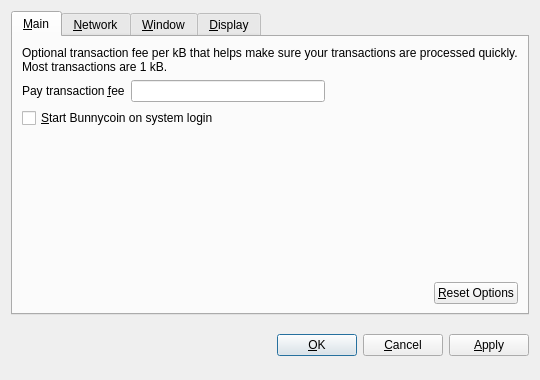
<?xml version="1.0" encoding="UTF-8"?>
<ui version="4.0">
 <class>OptionsDialog</class>
 <widget class="QDialog" name="OptionsDialog">
  <property name="geometry">
   <rect>
    <x>0</x>
    <y>0</y>
    <width>540</width>
    <height>380</height>
   </rect>
  </property>
  <property name="windowTitle">
   <string>Options</string>
  </property>
  <property name="modal">
   <bool>true</bool>
  </property>
  <layout class="QVBoxLayout" name="verticalLayout">
   <item>
    <widget class="QTabWidget" name="tabWidget">
     <property name="tabPosition">
      <enum>QTabWidget::North</enum>
     </property>
     <property name="currentIndex">
      <number>0</number>
     </property>
     <widget class="QWidget" name="tabMain">
      <attribute name="title">
       <string>&amp;Main</string>
      </attribute>
      <layout class="QVBoxLayout" name="verticalLayout_Main">
       <item>
        <widget class="QLabel" name="transactionFeeInfoLabel">
         <property name="text">
          <string>Optional transaction fee per kB that helps make sure your transactions are processed quickly. Most transactions are 1 kB.</string>
         </property>
         <property name="textFormat">
          <enum>Qt::PlainText</enum>
         </property>
         <property name="wordWrap">
          <bool>true</bool>
         </property>
        </widget>
       </item>
       <item>
        <layout class="QHBoxLayout" name="horizontalLayout_1_Main">
         <item>
          <widget class="QLabel" name="transactionFeeLabel">
           <property name="text">
            <string>Pay transaction &amp;fee</string>
           </property>
           <property name="textFormat">
            <enum>Qt::PlainText</enum>
           </property>
           <property name="buddy">
            <cstring>transactionFee</cstring>
           </property>
          </widget>
         </item>
         <item>
          <widget class="BitcoinAmountField" name="transactionFee"/>
         </item>
         <item>
          <spacer name="horizontalSpacer_1_Main">
           <property name="orientation">
            <enum>Qt::Horizontal</enum>
           </property>
           <property name="sizeHint" stdset="0">
            <size>
             <width>40</width>
             <height>20</height>
            </size>
           </property>
          </spacer>
         </item>
        </layout>
       </item>
       <item>
        <widget class="QCheckBox" name="bitcoinAtStartup">
         <property name="toolTip">
          <string>Automatically start Bunnycoin after logging in to the system.</string>
         </property>
         <property name="text">
          <string>&amp;Start Bunnycoin on system login</string>
         </property>
        </widget>
       </item>
       <item>
        <spacer name="verticalSpacer_Main">
         <property name="orientation">
          <enum>Qt::Vertical</enum>
         </property>
         <property name="sizeHint" stdset="0">
          <size>
           <width>20</width>
           <height>40</height>
          </size>
         </property>
        </spacer>
       </item>
       <item>
        <layout class="QHBoxLayout" name="horizontalLayout_2_Main">
         <item>
          <spacer name="horizontalSpacer_2_Main">
           <property name="orientation">
            <enum>Qt::Horizontal</enum>
           </property>
           <property name="sizeHint" stdset="0">
            <size>
             <width>40</width>
             <height>20</height>
            </size>
           </property>
          </spacer>
         </item>
         <item>
          <widget class="QPushButton" name="resetButton">
           <property name="toolTip">
            <string>Reset all client options to default.</string>
           </property>
           <property name="text">
            <string>&amp;Reset Options</string>
           </property>
           <property name="autoDefault">
            <bool>false</bool>
           </property>
          </widget>
         </item>
        </layout>
       </item>
      </layout>
     </widget>
     <widget class="QWidget" name="tabNetwork">
      <attribute name="title">
       <string>&amp;Network</string>
      </attribute>
      <layout class="QVBoxLayout" name="verticalLayout_Network">
       <item>
        <widget class="QCheckBox" name="mapPortUpnp">
         <property name="toolTip">
          <string>Automatically open the Bunnycoin client port on the router. This only works when your router supports UPnP and it is enabled.</string>
         </property>
         <property name="text">
          <string>Map port using &amp;UPnP</string>
         </property>
        </widget>
       </item>
       <item>
        <widget class="QCheckBox" name="connectSocks">
         <property name="toolTip">
          <string>Connect to the Bunnycoin network through a SOCKS proxy (e.g. when connecting through Tor).</string>
         </property>
         <property name="text">
          <string>&amp;Connect through SOCKS proxy:</string>
         </property>
        </widget>
       </item>
       <item>
        <layout class="QHBoxLayout" name="horizontalLayout_Network">
         <item>
          <widget class="QLabel" name="proxyIpLabel">
           <property name="text">
            <string>Proxy &amp;IP:</string>
           </property>
           <property name="textFormat">
            <enum>Qt::PlainText</enum>
           </property>
           <property name="buddy">
            <cstring>proxyIp</cstring>
           </property>
          </widget>
         </item>
         <item>
          <widget class="QValidatedLineEdit" name="proxyIp">
           <property name="maximumSize">
            <size>
             <width>140</width>
             <height>16777215</height>
            </size>
           </property>
           <property name="toolTip">
            <string>IP address of the proxy (e.g. 127.0.0.1)</string>
           </property>
          </widget>
         </item>
         <item>
          <widget class="QLabel" name="proxyPortLabel">
           <property name="text">
            <string>&amp;Port:</string>
           </property>
           <property name="textFormat">
            <enum>Qt::PlainText</enum>
           </property>
           <property name="buddy">
            <cstring>proxyPort</cstring>
           </property>
          </widget>
         </item>
         <item>
          <widget class="QLineEdit" name="proxyPort">
           <property name="maximumSize">
            <size>
             <width>55</width>
             <height>16777215</height>
            </size>
           </property>
           <property name="toolTip">
            <string>Port of the proxy (e.g. 9050)</string>
           </property>
          </widget>
         </item>
         <item>
          <widget class="QLabel" name="socksVersionLabel">
           <property name="text">
            <string>SOCKS &amp;Version:</string>
           </property>
           <property name="textFormat">
            <enum>Qt::PlainText</enum>
           </property>
           <property name="buddy">
            <cstring>socksVersion</cstring>
           </property>
          </widget>
         </item>
         <item>
          <widget class="QValueComboBox" name="socksVersion">
           <property name="toolTip">
            <string>SOCKS version of the proxy (e.g. 5)</string>
           </property>
          </widget>
         </item>
         <item>
          <spacer name="horizontalSpacer_Network">
           <property name="orientation">
            <enum>Qt::Horizontal</enum>
           </property>
           <property name="sizeHint" stdset="0">
            <size>
             <width>40</width>
             <height>20</height>
            </size>
           </property>
          </spacer>
         </item>
        </layout>
       </item>
       <item>
        <spacer name="verticalSpacer_Network">
         <property name="orientation">
          <enum>Qt::Vertical</enum>
         </property>
         <property name="sizeHint" stdset="0">
          <size>
           <width>20</width>
           <height>40</height>
          </size>
         </property>
        </spacer>
       </item>
      </layout>
     </widget>
     <widget class="QWidget" name="tabWindow">
      <attribute name="title">
       <string>&amp;Window</string>
      </attribute>
      <layout class="QVBoxLayout" name="verticalLayout_Window">
       <item>
        <widget class="QCheckBox" name="minimizeToTray">
         <property name="toolTip">
          <string>Show only a tray icon after minimizing the window.</string>
         </property>
         <property name="text">
          <string>&amp;Minimize to the tray instead of the taskbar</string>
         </property>
        </widget>
       </item>
       <item>
        <widget class="QCheckBox" name="minimizeOnClose">
         <property name="toolTip">
          <string>Minimize instead of exit the application when the window is closed. When this option is enabled, the application will be closed only after selecting Quit in the menu.</string>
         </property>
         <property name="text">
          <string>M&amp;inimize on close</string>
         </property>
        </widget>
       </item>
       <item>
        <spacer name="verticalSpacer_Window">
         <property name="orientation">
          <enum>Qt::Vertical</enum>
         </property>
         <property name="sizeHint" stdset="0">
          <size>
           <width>20</width>
           <height>40</height>
          </size>
         </property>
        </spacer>
       </item>
      </layout>
     </widget>
     <widget class="QWidget" name="tabDisplay">
      <attribute name="title">
       <string>&amp;Display</string>
      </attribute>
      <layout class="QVBoxLayout" name="verticalLayout_Display">
       <item>
        <layout class="QHBoxLayout" name="horizontalLayout_1_Display">
         <item>
          <widget class="QLabel" name="langLabel">
           <property name="text">
            <string>User Interface &amp;language:</string>
           </property>
           <property name="textFormat">
            <enum>Qt::PlainText</enum>
           </property>
           <property name="buddy">
            <cstring>lang</cstring>
           </property>
          </widget>
         </item>
         <item>
          <widget class="QValueComboBox" name="lang">
           <property name="toolTip">
            <string>The user interface language can be set here. This setting will take effect after restarting Bunnycoin.</string>
           </property>
          </widget>
         </item>
        </layout>
       </item>
       <item>
        <layout class="QHBoxLayout" name="horizontalLayout_2_Display">
         <item>
          <widget class="QLabel" name="unitLabel">
           <property name="text">
            <string>&amp;Unit to show amounts in:</string>
           </property>
           <property name="textFormat">
            <enum>Qt::PlainText</enum>
           </property>
           <property name="buddy">
            <cstring>unit</cstring>
           </property>
          </widget>
         </item>
         <item>
          <widget class="QValueComboBox" name="unit">
           <property name="toolTip">
            <string>Choose the default subdivision unit to show in the interface and when sending coins.</string>
           </property>
          </widget>
         </item>
        </layout>
       </item>
       <item>
        <widget class="QCheckBox" name="displayAddresses">
         <property name="toolTip">
          <string>Whether to show Bunnycoin addresses in the transaction list or not.</string>
         </property>
         <property name="text">
          <string>&amp;Display addresses in transaction list</string>
         </property>
        </widget>
       </item>
       <item>
        <widget class="QCheckBox" name="coinControlFeatures">
         <property name="toolTip">
          <string>Whether to show coin control features or not.</string>
         </property>
         <property name="text">
          <string>Display coin &amp;control features (experts only!)</string>
         </property>
        </widget>
       </item>
       <item>
        <spacer name="verticalSpacer_Display">
         <property name="orientation">
          <enum>Qt::Vertical</enum>
         </property>
         <property name="sizeHint" stdset="0">
          <size>
           <width>20</width>
           <height>40</height>
          </size>
         </property>
        </spacer>
       </item>
      </layout>
     </widget>
    </widget>
   </item>
   <item>
    <layout class="QHBoxLayout" name="horizontalLayout_Buttons">
     <item>
      <spacer name="horizontalSpacer_1">
       <property name="orientation">
        <enum>Qt::Horizontal</enum>
       </property>
       <property name="sizeHint" stdset="0">
        <size>
         <width>40</width>
         <height>48</height>
        </size>
       </property>
      </spacer>
     </item>
     <item>
      <widget class="QLabel" name="statusLabel">
       <property name="font">
        <font>
         <weight>75</weight>
         <bold>true</bold>
        </font>
       </property>
       <property name="text">
        <string/>
       </property>
       <property name="textFormat">
        <enum>Qt::PlainText</enum>
       </property>
       <property name="wordWrap">
        <bool>true</bool>
       </property>
      </widget>
     </item>
     <item>
      <spacer name="horizontalSpacer_2">
       <property name="orientation">
        <enum>Qt::Horizontal</enum>
       </property>
       <property name="sizeHint" stdset="0">
        <size>
         <width>40</width>
         <height>48</height>
        </size>
       </property>
      </spacer>
     </item>
     <item>
      <widget class="QPushButton" name="okButton">
       <property name="text">
        <string>&amp;OK</string>
       </property>
      </widget>
     </item>
     <item>
      <widget class="QPushButton" name="cancelButton">
       <property name="text">
        <string>&amp;Cancel</string>
       </property>
       <property name="autoDefault">
        <bool>false</bool>
       </property>
      </widget>
     </item>
     <item>
      <widget class="QPushButton" name="applyButton">
       <property name="text">
        <string>&amp;Apply</string>
       </property>
       <property name="autoDefault">
        <bool>false</bool>
       </property>
      </widget>
     </item>
    </layout>
   </item>
  </layout>
 </widget>
 <customwidgets>
  <customwidget>
   <class>QValidatedLineEdit</class>
   <extends>QLineEdit</extends>
   <header>qvalidatedlineedit.h</header>
  </customwidget>
  <customwidget>
   <class>BitcoinAmountField</class>
   <extends>QLineEdit</extends>
   <header>bitcoinamountfield.h</header>
   <container>1</container>
  </customwidget>
  <customwidget>
   <class>QValueComboBox</class>
   <extends>QComboBox</extends>
   <header>qvaluecombobox.h</header>
  </customwidget>
 </customwidgets>
 <resources/>
 <connections/>
</ui>
